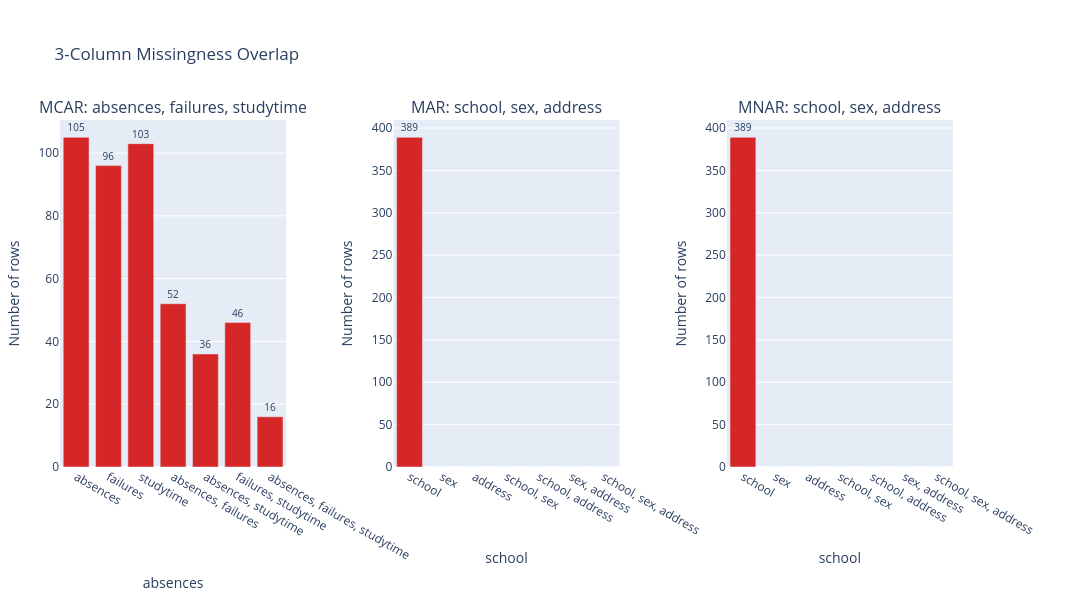

Write notebook code for a chart like this one.
### Code cell
panel = Panel(
    plots=[
        md_mcar.venn(selected_columns=["absences", "failures", "studytime"], title="MCAR: absences, failures, studytime"),
        md_mar.venn(selected_columns=["school", "sex", "address"], title="MAR: school, sex, address"),
        md_mnar.venn(selected_columns=["school", "sex", "address"], title="MNAR: school, sex, address"),
    ],
    title="3-Column Missingness Overlap",
    width=1800,
    height=600,
)

panel.show()
panel.save(f'plots/multi/{panel._download_filename}.png')

### Figure 1 — Plotly figure (JSON) as saved in the notebook; plotly's stock layout.template omitted (floating-point values rounded to 4 significant figures)
{"data": [{"cliponaxis": false, "customdata": [[16.18, 105, "absences"], [14.79, 96, "failures"], [15.87, 103, "studytime"], [8.012, 52, "absences, failures"], [5.547, 36, "absences, studytime"], [7.088, 46, "failures, studytime"], [2.465, 16, "absences, failures, studytime"]], "hovertemplate": "<b>Missing columns</b>: %{customdata[2]}<br><b>Rows</b>: %{customdata[1]}<br><b>Percent</b>: %{customdata[0]:.1f}%<extra></extra>", "marker": {"color": "#d62728"}, "name": "Missing values", "showlegend": false, "text": ["105", "96", "103", "52", "36", "46", "16"], "textangle": 0, "textfont": {"size": 10}, "textposition": "outside", "type": "bar", "x": ["absences", "failures", "studytime", "absences, failures", "absences, studytime", "failures, studytime", "absences, failures, studytime"], "xaxis": "x", "y": [105, 96, 103, 52, 36, 46, 16], "yaxis": "y"}, {"cliponaxis": false, "customdata": [[59.94, 389, "school"], [0, 0, "sex"], [0, 0, "address"], [0, 0, "school, sex"], [0, 0, "school, address"], [0, 0, "sex, address"], [0, 0, "school, sex, address"]], "hovertemplate": "<b>Missing columns</b>: %{customdata[2]}<br><b>Rows</b>: %{customdata[1]}<br><b>Percent</b>: %{customdata[0]:.1f}%<extra></extra>", "marker": {"color": "#d62728"}, "name": "Missing values", "showlegend": false, "text": ["389", "", "", "", "", "", ""], "textangle": 0, "textfont": {"size": 10}, "textposition": "outside", "type": "bar", "x": ["school", "sex", "address", "school, sex", "school, address", "sex, address", "school, sex, address"], "xaxis": "x2", "y": [389, 0, 0, 0, 0, 0, 0], "yaxis": "y2"}, {"cliponaxis": false, "customdata": [[59.94, 389, "school"], [0, 0, "sex"], [0, 0, "address"], [0, 0, "school, sex"], [0, 0, "school, address"], [0, 0, "sex, address"], [0, 0, "school, sex, address"]], "hovertemplate": "<b>Missing columns</b>: %{customdata[2]}<br><b>Rows</b>: %{customdata[1]}<br><b>Percent</b>: %{customdata[0]:.1f}%<extra></extra>", "marker": {"color": "#d62728"}, "name": "Missing values", "showlegend": false, "text": ["389", "", "", "", "", "", ""], "textangle": 0, "textfont": {"size": 10}, "textposition": "outside", "type": "bar", "x": ["school", "sex", "address", "school, sex", "school, address", "sex, address", "school, sex, address"], "xaxis": "x3", "y": [389, 0, 0, 0, 0, 0, 0], "yaxis": "y3"}], "layout": {"annotations": [{"font": {"size": 16}, "showarrow": false, "text": "MCAR: absences, failures, studytime", "x": 0.1267, "xanchor": "center", "xref": "paper", "y": 1, "yanchor": "bottom", "yref": "paper"}, {"font": {"size": 16}, "showarrow": false, "text": "MAR: school, sex, address", "x": 0.5, "xanchor": "center", "xref": "paper", "y": 1, "yanchor": "bottom", "yref": "paper"}, {"font": {"size": 16}, "showarrow": false, "text": "MNAR: school, sex, address", "x": 0.8733, "xanchor": "center", "xref": "paper", "y": 1, "yanchor": "bottom", "yref": "paper"}], "font": {}, "height": 600, "margin": {"b": 80, "l": 60, "r": 120, "t": 120}, "showlegend": false, "title": {"text": "3-Column Missingness Overlap"}, "width": 1800, "xaxis": {"anchor": "y", "domain": [0, 0.2533], "title": {"text": "absences"}}, "xaxis2": {"anchor": "y2", "domain": [0.3733, 0.6267], "title": {"text": "school"}}, "xaxis3": {"anchor": "y3", "domain": [0.7467, 1], "title": {"text": "school"}}, "yaxis": {"anchor": "x", "domain": [0, 1], "title": {"text": "Number of rows"}}, "yaxis2": {"anchor": "x2", "domain": [0, 1], "title": {"text": "Number of rows"}}, "yaxis3": {"anchor": "x3", "domain": [0, 1], "title": {"text": "Number of rows"}}}}
